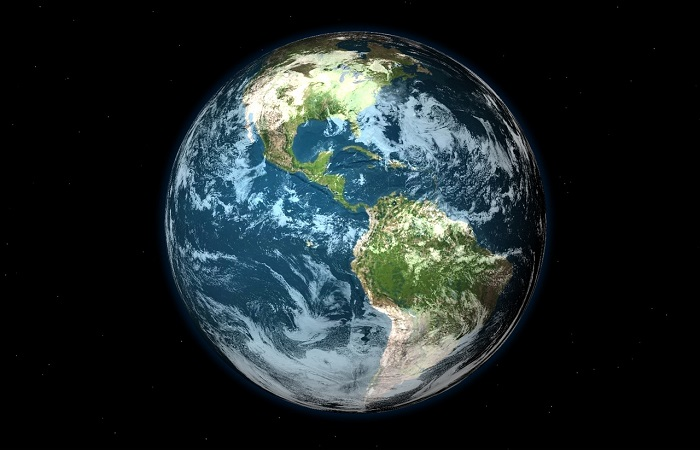
#> input picture Segmentacao e deteccao bordas/planeta.jpg, 700 x 450 px
$ python sobel.py   (older library calls are emulated)
#> lines starting #> are read from the running program, lines starting #| are printed output that depends on the picture
from matplotlib import pyplot as plt
import cv2
import numpy as np

img = cv2.imread('planeta.jpg')
#> img is the input picture: shape (450, 700, 3); mean B, G, R 42.8, 41.6, 32.3
img = cv2.cvtColor(img, cv2.COLOR_BGR2GRAY)
#> img: shape (450, 700)
img = img[::2, ::2]
#> img: shape (225, 350)

imgSuavizada = cv2.GaussianBlur(img, (7,7),0)
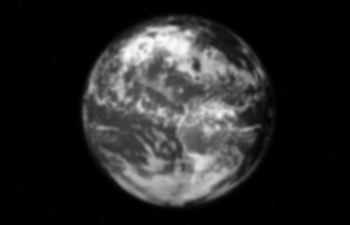
#> imgSuavizada: shape (225, 350); min 0, max 251, mean 38.9

sobelX = cv2.Sobel(img, cv2.CV_64F, 1, 0)
sobelY = cv2.Sobel(img, cv2.CV_64F, 0, 1)
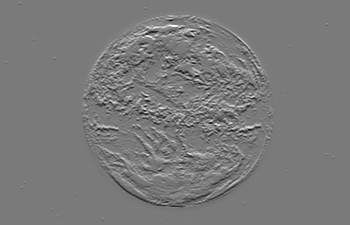
#> sobelY: shape (225, 350) float64; min -686, max 740, mean 0; drawn with min black and max white

sobelX = np.uint8(np.absolute(sobelX))
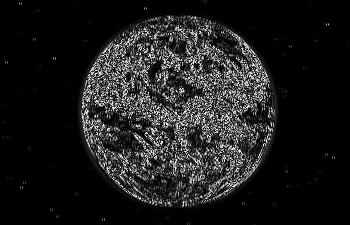
#> sobelX: shape (225, 350); min 0, max 255, mean 28.9
sobelY = np.uint8(np.absolute(sobelY))

sobel = cv2.bitwise_or(sobelX, sobelY)
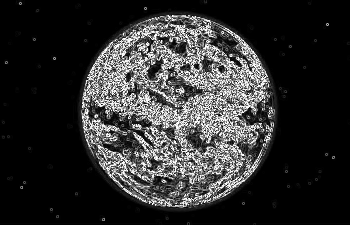
#> sobel: shape (225, 350); min 0, max 255, mean 47.2

linha1 = np.hstack([img, sobelX])
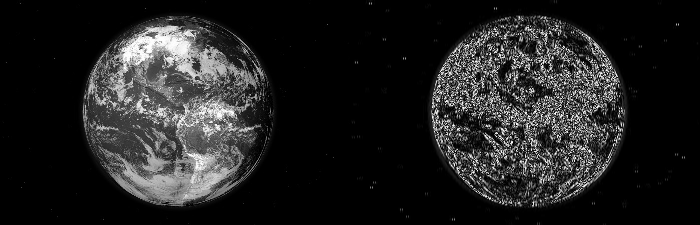
#> linha1: shape (225, 700); min 0, max 255, mean 33.9
linha2 = np.hstack([sobelY, sobel])
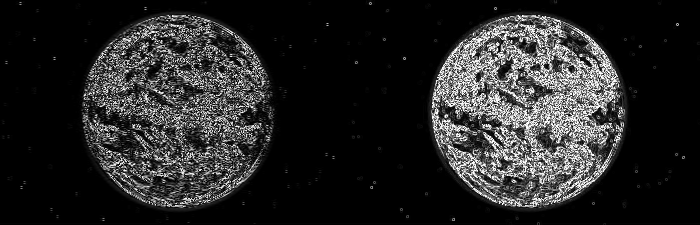
#> linha2: shape (225, 700); min 0, max 255, mean 38.4
res = np.vstack([linha1, linha2])
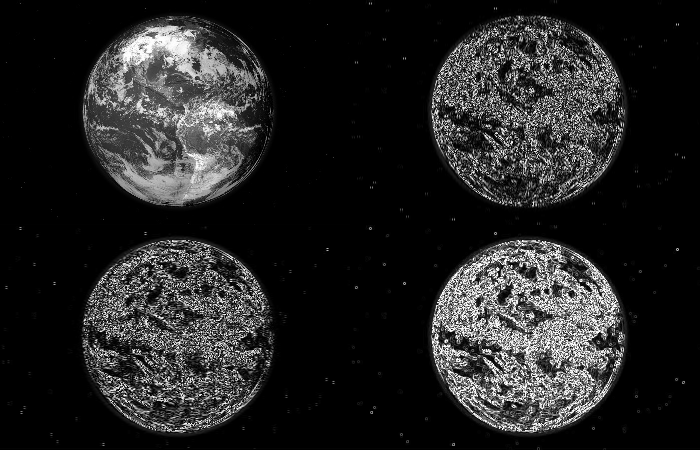
#> res: shape (450, 700); min 0, max 255, mean 36.2

cv2.imshow("img", res)
cv2.waitKey(0)
